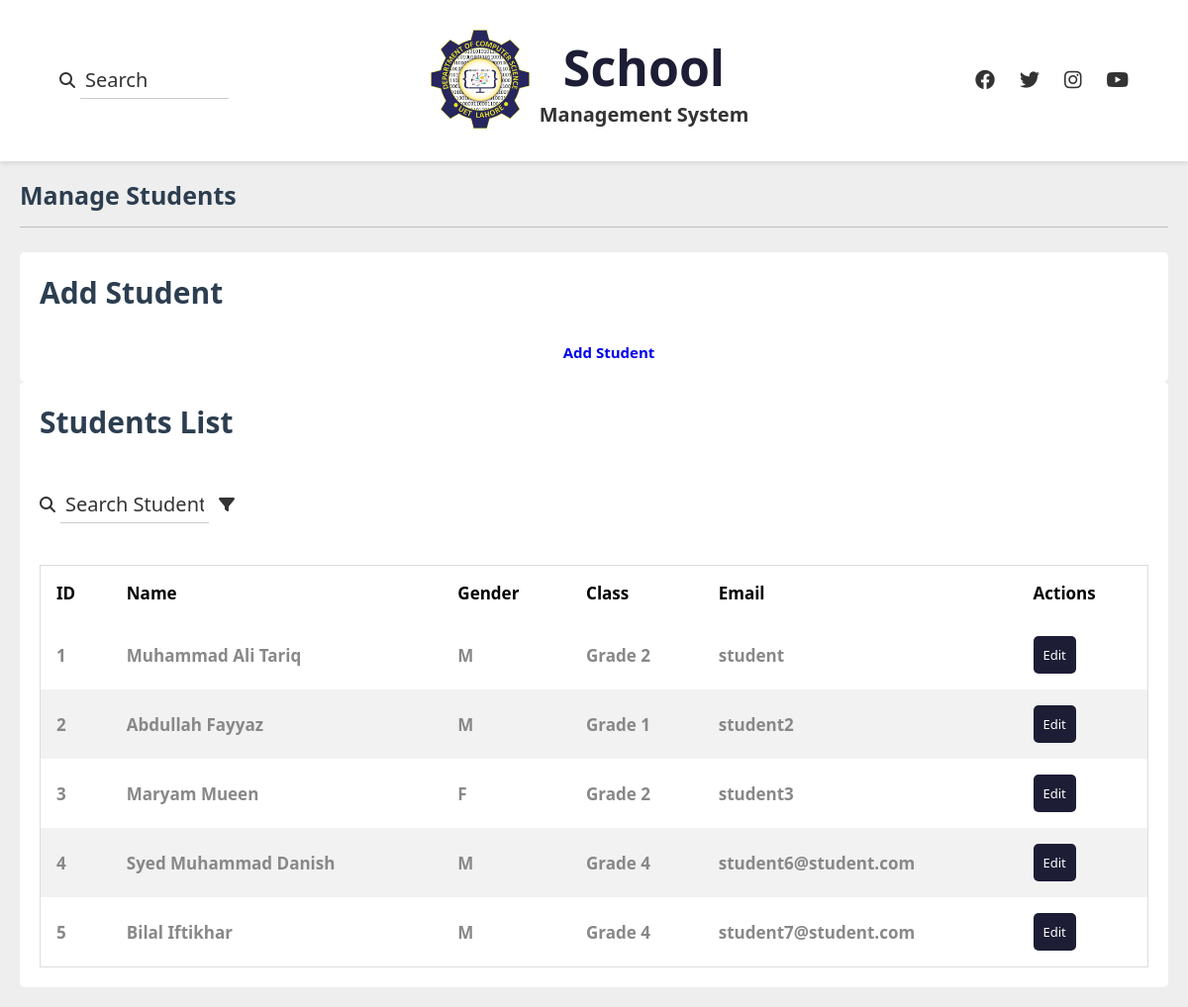
Page /Admin-dashboard/Student/ on the committed database.
### sms/models.py (models this page shows, shortened)
class Student(models.Model):
    user = models.OneToOneField(User, on_delete=models.CASCADE, related_name='student')
    first_name = models.CharField(max_length=50)
    last_name = models.CharField(max_length=50)
    dob = models.DateField()
    gender = models.CharField(max_length=1)  # 'M' or 'F'
    address = models.CharField(max_length=100)
    admission_date = models.DateField()
    grade = models.ForeignKey(Grade, on_delete=models.SET_NULL, null=True, related_name='students')

class Grade(models.Model):
    grade = models.CharField(max_length=50, default='2024')
    image = models.ImageField(upload_to='curriculum_images/')

class User(models.Model):
    ROLE_CHOICES = [
        ('student', 'Student'),
        ('teacher', 'Teacher'),
        ('admin', 'Admin'),
    ]
    username = models.CharField(max_length=50, unique=True)
    password = models.CharField(max_length=255)
    role = models.CharField(max_length=10, choices=ROLE_CHOICES)
    contact_no = models.CharField(max_length=15, null=True, blank=True)

### sms/views.py (the view)
# urls.py: path('Admin-dashboard/Student/', student_manage_view, name='student_manage'),
def student_manage_view(request):
    students = Student.objects.select_related('user', 'grade').all()
    return render(request, 'sms_app/adminDashboard/student_manage.html', {'students': students})

### sms/templates/sms_app/adminDashboard/student_manage.html (shortened to what this page needs)
{% extends "sms_app/adminDashboard/Adminlayout.html" %}
{% load static %}
{% block content %}
<section class="teacher-profile">
   <h1 class="heading" style="padding-top:2rem";>Manage Students</h1>
   <div class="details">
      <h1 style="font-size: 3rem;
      color: var(--black);
      margin-bottom: .2rem;text-align: left;">Add Student</h1>
      <br>
      <br>
      <div class="add-btn">
         <a href="{% url 'add_student_manage' %}" style="border: #1d1d35; font-size: 1.5rem; margin-left: 3rem; margin-bottom: 1rem; padding:0.5rem 0.8rem;">
            <span>Add Student</span>
            </a>
      </div>
   </div>
   <div class="details">
      <h1 style="font-size: 3rem;
      color: var(--black);
      margin-bottom: .2rem;text-align: left;">Students List</h1>
<br>
<br>
<br>
<div class="search-bar">
   <i class="fas fa-search"></i>
   <input type="text" id="search-input" placeholder="Search Student" onkeyup="filterTable()" />
   <button id="filter-btn" class="filter-btn" onclick="toggleFilterDropdown()">
     <i class="fas fa-filter"></i>
   </button>
</div>
<br>
<br>
<br>
<table style="width:100%" id="student-table">
   <thead>
      <tr>
         <th>ID</th>
         <th>Name</th>
         <th>Gender</th>
         <th>Class</th>
         <th>Email</th>
         <th>Actions</th>
      </tr>
   </thead>
   <tbody>
      {% for student in students %}
      <tr data-student-id="{{ student.id }}">
         <td>{{ forloop.counter }}</td>
         <td class="filter-name">{{ student.first_name }} {{ student.last_name }}</td>
         <td>{{ student.gender }}</td>
         <td class="filter-class">{{ student.grade.grade }}</td>
         <td class="filter-email">{{ student.user.username }}</td>
         <td>
            <button class="edit-btn"
                     style="font-size: small; background-color: #1d1d35; margin-right: 2px; padding:1rem 1rem; border-radius: 5px; color: #fff;"
                    onclick="openStudentPopup1('{{ student.first_name }}', '{{ student.last_name }}', '{{ student.grade.grade }}', '{{ student.user.username }}','{{student.id}}')">Edit</button>
         </td>
      </tr>
      {% empty %}
      <tr>
         <td colspan="6">No students found.</td>
      </tr>
      {% endfor %}
   </tbody>
</table>
</div>
</section>
{% endblock %}

### sms/static/styles/styleadmin.css (style rules this page uses)
* { margin: 0; padding: 0; box-sizing: border-box; }
body { font-family: "Playfair Display", system-ui, -apple-system, BlinkMacSystemFont, 'Segoe UI', Roboto, Oxygen, Ubuntu, Cantarell, 'Open Sans', 'Helvetica Neue', sans-serif; font-optical-sizing: auto; font-weight: 600; font-style: normal; }
.search-bar { display: flex; align-items: center; position: relative; }
.search-bar i { color: #333; margin-right: 5px; font-size: 16px; }
.search-bar input { border: none; border-bottom: 1px solid #ccc; padding: 5px; outline: none; font-size: 20px; width: 150px; background-color: transparent; transition: width 0.4s ease; }
.search-bar input::placeholder { color: #333; }
.filter-btn { background: none; border: none; margin-left: 10px; cursor: pointer; font-size: 16px; }
body { padding-top: 140px; }
table { border-collapse: collapse; border-spacing: 0; width: 100%; border: 1px solid #ddd; }
th, td { text-align: left; padding: 16px; }
tr:nth-child(even) { background-color: #f2f2f2; }

### sms/static/styles/lmsadmin.css (style rules this page uses)
:root { --main-color:#1d1d35; --red:#e74c3c; --orange:#f39c12; --light-color:#888; --light-bg:#eee; --black:#2c3e50; --white:#fff; --border:.1rem solid rgba(0,0,0,.2); }
* { font-family: "Playfair Display", system-ui, -apple-system, BlinkMacSystemFont, 'Segoe UI', Roboto, Oxygen, Ubuntu, Cantarell, 'Open Sans', 'Helvetica Neue', sans-serif; margin:0; padding:0; box-sizing: border-box; outline: none; border:none; text-decoration: none; }
html { font-size: 62.5%; overflow-x: hidden; }
body { background-color: var(--light-bg); padding-left: 30rem; }
section { padding:2rem; margin: 0 auto; max-width: 1200px; }
.heading { font-size: 2.5rem; color:var(--black); margin-bottom: 2.5rem; border-bottom: var(--border); padding-bottom: 1.5rem; text-transform: capitalize; }
.teacher-profile .details { text-align: center; background-color: var(--white); border-radius: .5rem; padding: 2rem; }
@media (max-width:1200px) { body { padding-left: 0; } }

### sms/templates/sms_app/adminDashboard/student_manage.html (style rules this page uses)
table, th, td { font-size: 1.7rem; }
td { color: var(--light-color); }

### rows in the picture
Student: first_name "Muhammad Ali", last_name "Tariq", gender "M", grade.grade "Grade 2", user.username "student"
Student: first_name "Abdullah", last_name "Fayyaz", gender "M", grade.grade "Grade 1", user.username "student2"
Student: first_name "Maryam", last_name "Mueen", gender "F", grade.grade "Grade 2", user.username "student3"
Student: first_name "Syed Muhammad", last_name "Danish", gender "M", grade.grade "Grade 4", user.username "student6@student.com"
Student: first_name "Bilal", last_name "Iftikhar", gender "M", grade.grade "Grade 4", user.username "student7@student.com"
